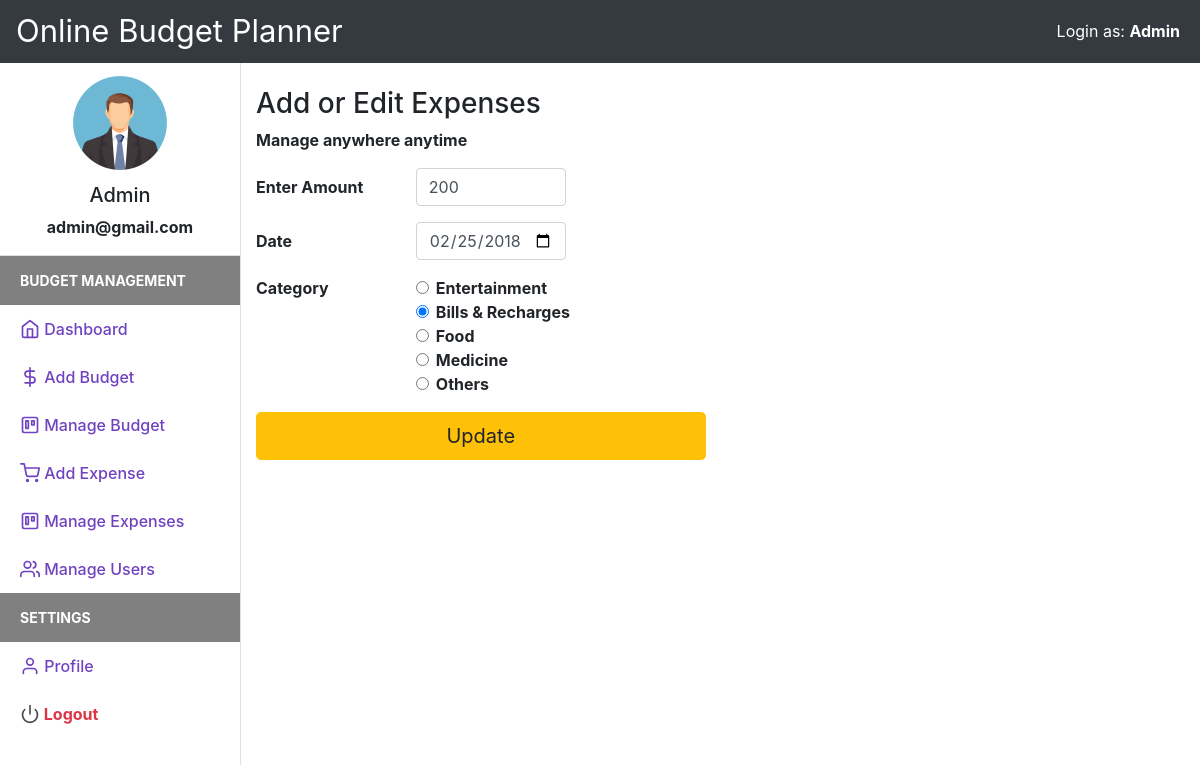
Screenshot of /add_expense.php?edit=1 (signed in) with the database file from the repository.
### tables this page shows
CREATE TABLE `users` (
  `user_id` int(11) NOT NULL,
  `firstname` varchar(50) NOT NULL,
  `lastname` varchar(25) NOT NULL,
  `email` varchar(50) NOT NULL,
  `password` varchar(50) NOT NULL,
  `status` varchar(20) DEFAULT 'Inactive',
  `userType` varchar(10) DEFAULT 'User'
);

CREATE TABLE `expenses` (
  `expense_id` int(20) NOT NULL,
  `user_id` varchar(15) NOT NULL,
  `expense` int(20) NOT NULL,
  `expensedate` varchar(15) NOT NULL,
  `expensecategory` varchar(50) NOT NULL
);

### session.php (called while the page is built, shortened)
<?php
include("config.php");
$sess_email = $_SESSION["email"];
$sql = "SELECT * FROM users WHERE email = '$sess_email'";
$result = $con->query($sql);
if ($result->num_rows > 0) {
  while($row = $result->fetch_assoc()) {
    $userid=$row["user_id"];
    $username =$row["firstname"]." ".$row["lastname"];
    $useremail=$row["email"];
    $usertype=$row["userType"];
  }
} else {
    $userid="XYZ";
    $username ="No User";
    $useremail="mailid@domain.com";
    $userprofile="Uploads/default_profile.png";
}
?>

### add_expense.php (the view, shortened to what this page needs)
<?php
include("session.php");
include("header.php");
$update = false;
$del = false;
$expenseamount = "";
$expensedate = date("Y-m-d");
$expensecategory = "Entertainment";
if (isset($_GET['edit'])) {
    $id = $_GET['edit'];
    $update = true;
    $record = mysqli_query($con, "SELECT * FROM expenses WHERE user_id='$userid' AND expense_id=$id");
    if (mysqli_num_rows($record) == 1) {
        $n = mysqli_fetch_array($record);
        $expenseamount = $n['expense'];
        $expensedate = $n['expensedate'];
        $expensecategory = $n['expensecategory'];
    } else {
        echo ("WARNING: AUTHORIZATION ERROR: Trying to Access Unauthorized data");
    }
}
?>
<!DOCTYPE html>
<html lang="en">
<head>
    <link href="css/bootstrap.min.css" rel="stylesheet">
    <link href="css/style.css" rel="stylesheet">
</head>
<body>
    <div class="d-flex" id="wrapper">
        <?php
            include("navbar.php");
            ?>
        <div id="page-content-wrapper">
            <div class="container-fluid">
                <h3 class="mt-4">Add or Edit Expenses</h3>
                <p>Manage anywhere anytime</p>
                <div class="row">
                    <div class="col-md" style="margin:0 auto;">
                        <form action="" method="POST">
                            <div class="form-group row">
                                <label for="expenseamount" class="col-sm-2 col-form-label">Enter Amount</label>
                                <div class="col-md-6">
                                    <input type="number" class="form-control col-sm-4" value="<?php echo $expenseamount; ?>" id="expenseamount" name="expenseamount" required>
                                </div>
                            </div>
                            <div class="form-group row">
                                <label for="expensedate" class="col-sm-2 col-form-label">Date</label>
                                <div class="col-md-6">
                                    <input type="date" class="form-control col-sm-4" value="<?php echo $expensedate; ?>" name="expensedate" id="expensedate" required>
                                </div>
                            </div>
                            <fieldset class="form-group">
                                <div class="row">
                                    <legend class="col-form-label col-sm-2 pt-0">Category</legend>
                                    <div class="col-md">
                                        <div class="form-check">
                                            <input class="form-check-input" type="radio" name="expensecategory" id="expensecategory1" value="Entertainment" <?php echo ($expensecategory == 'Entertainment') ? 'checked' : '' ?>>
                                            <label class="form-check-label" for="expensecategory1">
                                                Entertainment
                                            </label>
                                        </div>
                                        <div class="form-check">
                                            <input class="form-check-input" type="radio" name="expensecategory" id="expensecategory2" value="Bills & Recharges" <?php echo ($expensecategory == 'Bills & Recharges') ? 'checked' : '' ?>>
                                            <label class="form-check-label" for="expensecategory2">
                                                Bills & Recharges
                                            </label>
                                        </div>
                                        <div class="form-check">
                                            <input class="form-check-input" type="radio" name="expensecategory" id="expensecategory3" value="Food" <?php echo ($expensecategory == 'Food') ? 'checked' : '' ?>>
                                            <label class="form-check-label" for="expensecategory3">
                                                Food
                                            </label>
                                        </div>
                                        <div class="form-check">
                                            <input class="form-check-input" type="radio" name="expensecategory" id="expensecategory4" value="Medicine" <?php echo ($expensecategory == 'Medicine') ? 'checked' : '' ?>>
                                            <label class="form-check-label" for="expensecategory4">
                                                Medicine
                                            </label>
                                        </div>
                                        <div class="form-check">
                                            <input class="form-check-input" type="radio" name="expensecategory" id="expensecategory5" value="Others" <?php echo ($expensecategory == 'Others') ? 'checked' : '' ?>>
                                            <label class="form-check-label" for="expensecategory5">
                                                Others
                                            </label>
                                        </div>
                                    </div>
                                </div>
                            </fieldset>
                            <div class="form-group row">
                                <div class="col-md-6 text-right">
                                    <?php if ($update == true) : ?>
                                        <button class="btn btn-lg btn-block btn-warning" type="submit" name="update">Update</button>
                                    <?php elseif ($del == true) : ?>
                                        <button class="btn btn-lg btn-block btn-danger" type="submit" name="delete">Delete</button>
                                    <?php else : ?>
                                        <button type="submit" name="add" class="btn btn-lg btn-block btn-primary">Add Expense</button>
                                    <?php endif ?>
                                </div>
                            </div>
                        </form>
                    </div>
                </div>
            </div>
        </div>
    </div>
</body>
</html>

### header.php
<nav class="navbar navbar-expand-lg  bg-dark navbar-dark ">
<div style="font-size:31px;color:white;">Online Budget Planner</div>
<div style="position:absolute;right:20px;color:white;">
<?php echo empty($usertype)?"":"Login as: <b>".$usertype ?>
</div>
</nav>

### navbar.php
<div class="border-right" id="sidebar-wrapper" style="width:300px;">
            <div class="user">
                <img class="img img-fluid rounded-circle" src="uploads/profile1.jpg" width="120">
                <h5><?php echo $username ?></h5>
                <p><?php echo $useremail ?></p>
            </div>
            <div class="sidebar-heading" style="background:gray;color:white;">Budget Management</div>
            <div class="list-group list-group-flush">
                <a href="index.php" class="list-group-item list-group-item-action sidebar-active"><span data-feather="home"></span> Dashboard</a>
                <a href="add_income.php" class="list-group-item list-group-item-action sidebar-active"><span data-feather="dollar-sign"></span> Add Budget</a>
                <a href="manage_income.php" class="list-group-item list-group-item-action sidebar-active"><span data-feather="trello"></span> Manage Budget</a>
                <a href="add_expense.php" class="list-group-item list-group-item-action sidebar-active"><span data-feather="shopping-cart"></span> Add Expense</a>
                <a href="manage_expense.php" class="list-group-item list-group-item-action sidebar-active"><span data-feather="trello"></span> Manage Expenses</a>
               <?php if($usertype=="Admin"){ ?>
                <a href="manage_user.php" class="list-group-item list-group-item-action sidebar-active"><span data-feather="users"></span> Manage Users</a>
           <?php } ?>
            </div>
            <div class="sidebar-heading" style="background:gray;color:white;">Settings </div>
            <div class="list-group list-group-flush">
                <a href="profile.php" class="list-group-item list-group-item-action sidebar-active"><span data-feather="user"></span> Profile</a>
                <a href="logout.php" class="list-group-item list-group-item-action text-danger"><span  data-feather="power"></span> Logout</a>
            </div>
        </div>

### css/style.css (style rules this page uses)
body { background-color: #EFEFEF; }
.feather { width: 20px; height: 20px; stroke: #4D4D4D; stroke-width: 2; stroke-linecap: round; stroke-linejoin: round; fill: none; vertical-align: text-bottom; }
.list-group { background-color: #FFFFFF; }
.list-group-item { border:none; }
.user { text-align: center; border-bottom: 1px solid #ddd; }
.user img { padding: 10px; }
.sidebar-active { color: #6f42c1; font-weight: 500; }
.sidebar-active .feather { stroke: #6f42c1; font-weight: 500; }
#wrapper { overflow-x: hidden; background-color: #fff; }
#sidebar-wrapper { min-height: 100vh; margin-left: -15rem; -webkit-transition: margin .25s ease-out; -moz-transition: margin .25s ease-out; -o-transition: margin .25s ease-out; transition: margin .25s ease-out; }
#sidebar-wrapper .sidebar-heading { padding: 0.875rem 1.25rem; font-size: 14px; font-weight: bold; text-transform: uppercase; color: #999; }
#sidebar-wrapper .list-group { width: 15rem; }
#page-content-wrapper { min-width: 100vw; }
@media (min-width: 768px) { #sidebar-wrapper { margin-left: 0; } }
@media (min-width: 768px) { #page-content-wrapper { min-width: 0; width: 100%; } }
.container-fluid { margin-right: 20px; }

### rows the page displays
users: userType "Admin", username "Admin", email "admin@gmail.com"
expenses: expenseamount "200", expensedate "02/25/2018", expensecategory "☐ Entertainment", expensecategory "☑ Bills & Recharges", expensecategory "☐ Food", expensecategory "☐ Medicine", expensecategory "☐ Others"
